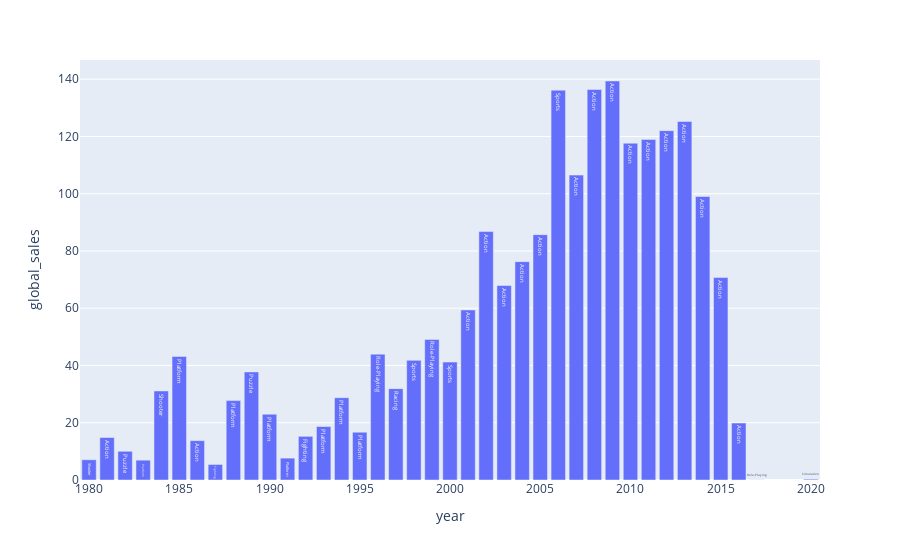

The cell this chart's notebook holds for it:
### Code cell
#То же на plotly
fig = px.bar(df_genre_most_sales, x= 'year', y = 'global_sales', text = 'genre')
fig.show()

### Figure 1 — Plotly figure (JSON) as saved in the notebook; plotly's stock layout.template omitted (floating-point values rounded to 4 significant figures)
{"data": [{"alignmentgroup": "True", "hovertemplate": "year=%{x}<br>global_sales=%{y}<br>genre=%{text}<extra></extra>", "legendgroup": "", "marker": {"color": "#636efa", "pattern": {"shape": ""}}, "name": "", "offsetgroup": "", "orientation": "v", "showlegend": false, "text": ["Shooter", "Action", "Puzzle", "Platform", "Shooter", "Platform", "Action", "Fighting", "Platform", "Puzzle", "Platform", "Platform", "Fighting", "Platform", "Platform", "Platform", "Role-Playing", "Racing", "Sports", "Role-Playing", "Sports", "Action", "Action", "Action", "Action", "Action", "Sports", "Action", "Action", "Action", "Action", "Action", "Action", "Action", "Action", "Action", "Action", "Role-Playing", "Simulation"], "textposition": "auto", "type": "bar", "x": [1980, 1981, 1982, 1983, 1984, 1985, 1986, 1987, 1988, 1989, 1990, 1991, 1992, 1993, 1994, 1995, 1996, 1997, 1998, 1999, 2000, 2001, 2002, 2003, 2004, 2005, 2006, 2007, 2008, 2009, 2010, 2011, 2012, 2013, 2014, 2015, 2016, 2017, 2020], "xaxis": "x", "y": [7.07, 14.84, 10.03, 6.93, 31.1, 43.17, 13.74, 5.42, 27.73, 37.75, 22.97, 7.64, 15.25, 18.67, 28.74, 16.69, 43.96, 31.91, 41.79, 49.09, 41.19, 59.39, 86.77, 67.93, 76.26, 85.69, 136.2, 106.5, 136.4, 139.4, 117.6, 119.0, 122.0, 125.2, 99.02, 70.7, 19.9, 0.04, 0.29], "yaxis": "y"}], "layout": {"autosize": true, "barmode": "relative", "legend": {"tracegroupgap": 0}, "margin": {"t": 60}, "xaxis": {"anchor": "y", "autorange": true, "domain": [0, 1], "range": [1980.0, 2020.0], "title": {"text": "year"}, "type": "linear"}, "yaxis": {"anchor": "x", "autorange": true, "domain": [0, 1], "range": [0, 146.7], "title": {"text": "global_sales"}, "type": "linear"}}}
